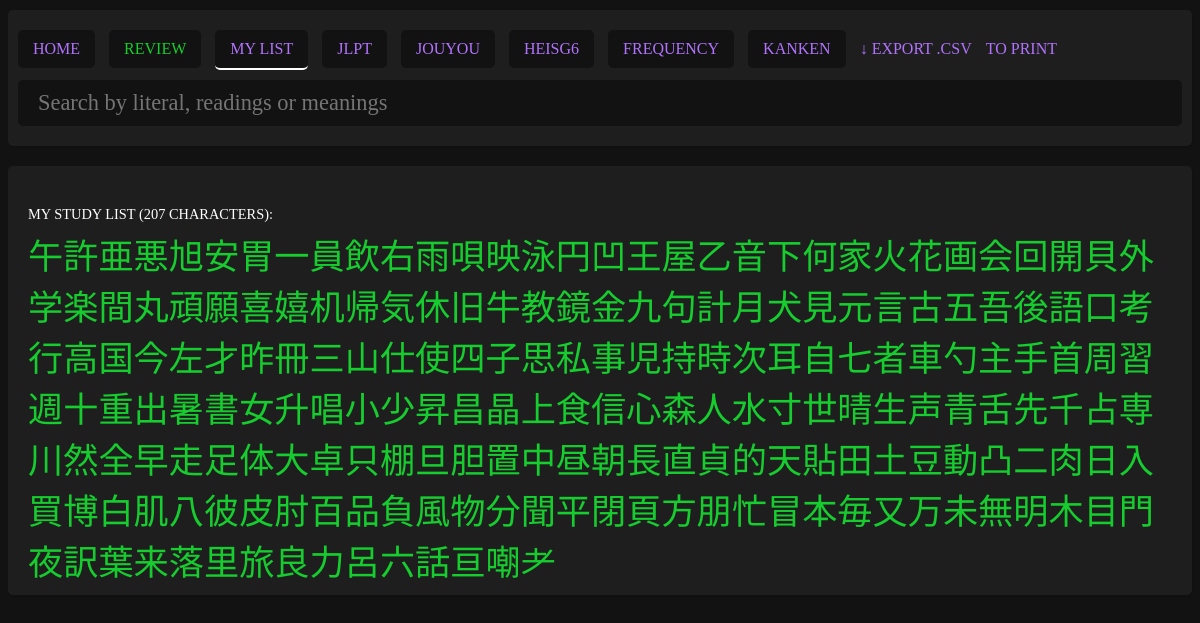
The page /pages/list.php?list=my_list on the database as committed earlier.
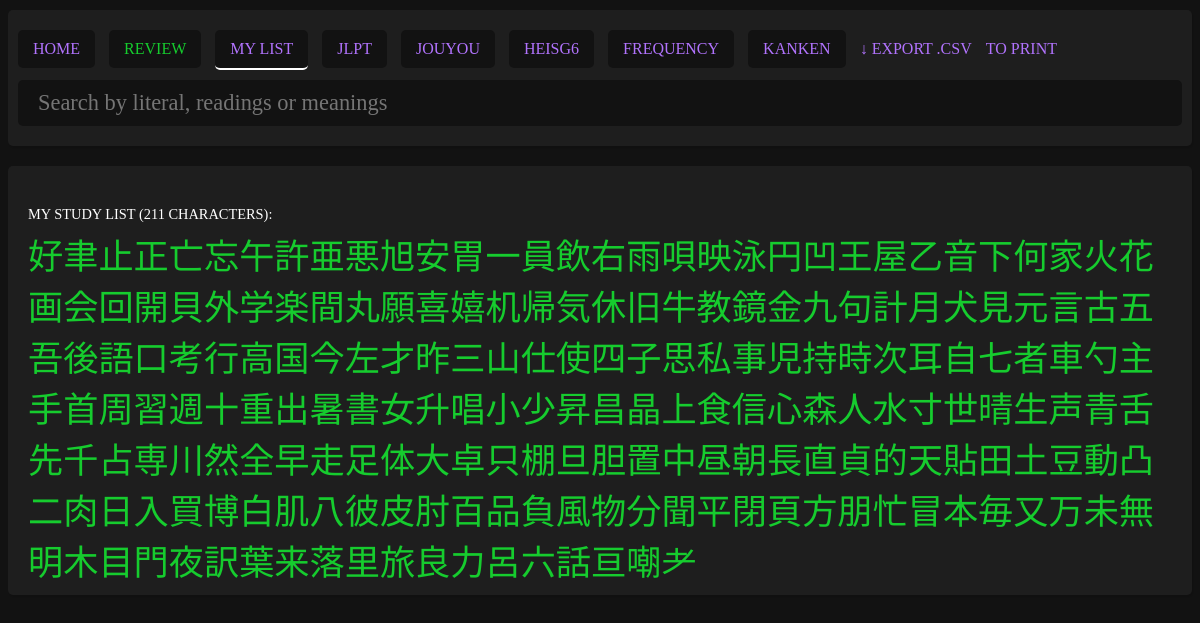
The same page on the database as committed later.
### tables this page shows
CREATE TABLE "kanjis" (
	"literal"	TEXT NOT NULL UNIQUE,
	"meanings"	TEXT NOT NULL,
	"onReadings"	TEXT,
	"kunReadings"	TEXT,
	"strokes"	INTEGER,
	"jlpt"	INTEGER,
	"frequency"	INTEGER,
	"grade"	INTEGER,
	"heisg6"	INTEGER,
	"components"	TEXT,
	"other_forms"	TEXT, "kanken" INTEGER NULL, "story" TEXT NULL, "added" INTEGER NULL, "score" INTEGER NULL, "added_at" datetime,
	PRIMARY KEY("literal")
);

### pages/list.php (the view, shortened to what this page needs)
<?php require '../parts/header.php'; ?>
<?php if (!isset($_GET['list'])): ?>
<div class="list">
    No list selected.
</div>
<?php else: ?>
<?php
$myPDO = new PDO('sqlite:../data/kanjis.db');
function loop_entries($entries) {
    $text = '';
    foreach($entries as $entry) {
        $text .= '<a href="kanji.php?literal='.$entry['literal'].'"';
        if($entry['added'] == 1) $text .= ' class="added"';
        $text .= '>'.$entry['literal'].'</a>';
    }
    return $text;
}
?>
<div class="list">
    <?php if($_GET['list'] == 'jlpt'): ?>
        <?php
            echo text_jlpt($myPDO, 5);
            echo text_jlpt($myPDO, 4);
            echo text_jlpt($myPDO, 3);
            echo text_jlpt($myPDO, 2);
            echo text_jlpt($myPDO, 1);
        ?>
    <?php elseif($_GET['list'] == 'my_list'): ?>
        <?php
            $sql = "SELECT literal, added FROM kanjis WHERE added = 1 ORDER BY added_at DESC";
            $stmt = $myPDO->query($sql);
            $entries = $stmt->fetchAll();
        ?>
        <div class="title">MY STUDY LIST (<?php echo count($entries); ?> characters):</div>
        <?php if(count($entries) == 0): ?>
            <p>You haven't added any kanjis yet! To do so click on the "<strong>Add</strong>" button on the top right of the page when viewing a kanji.</p>
        <?php else: ?>
        <?php echo loop_entries($entries); ?>
        <?php endif; ?>
    <?php else: ?>
            No such list.
    <?php endif;  ?>
</div>
<?php endif;  ?>
<?php require '../parts/footer.php'; ?>

Rows that differ between the two databases and show on the page:
no longer on this page (row edited): kanjis: literal "頑"
no longer on this page (row edited): kanjis: literal "冊"
now on this page (row edited): kanjis: literal "好"
now on this page (row edited): kanjis: literal "聿"
now on this page (row edited): kanjis: literal "止"
now on this page (row edited): kanjis: literal "正"
now on this page (row edited): kanjis: literal "亡"
now on this page (row edited): kanjis: literal "忘"
Other text that changed with them:
count($entries): "207" → "211"
